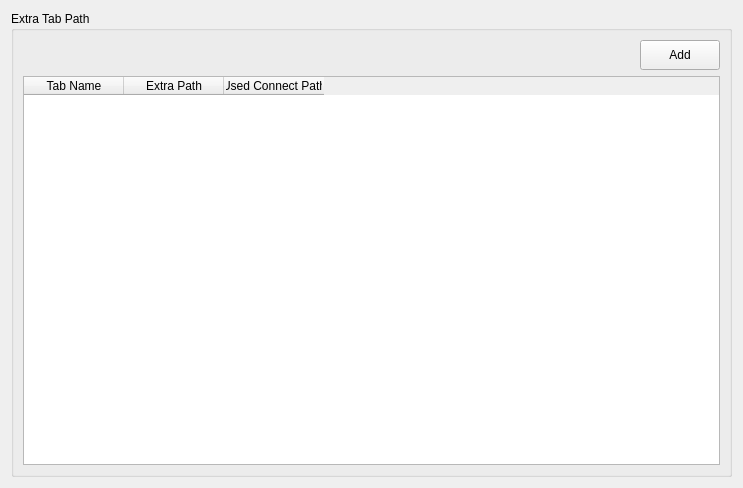
<?xml version="1.0" encoding="UTF-8"?>
<ui version="4.0">
 <class>Form</class>
 <widget class="QWidget" name="Form">
  <property name="geometry">
   <rect>
    <x>0</x>
    <y>0</y>
    <width>743</width>
    <height>488</height>
   </rect>
  </property>
  <property name="windowTitle">
   <string>Form</string>
  </property>
  <layout class="QGridLayout" name="gridLayout_2">
   <item row="0" column="0">
    <widget class="QGroupBox" name="groupBox">
     <property name="title">
      <string>Extra Tab Path</string>
     </property>
     <layout class="QGridLayout" name="gridLayout">
      <item row="1" column="0">
       <widget class="QTableWidget" name="tableWidget_extra_path">
        <column>
         <property name="text">
          <string>Tab Name</string>
         </property>
        </column>
        <column>
         <property name="text">
          <string>Extra Path</string>
         </property>
        </column>
        <column>
         <property name="text">
          <string>Used Connect Path</string>
         </property>
        </column>
       </widget>
      </item>
      <item row="0" column="0">
       <layout class="QHBoxLayout" name="horizontalLayout">
        <item>
         <spacer name="horizontalSpacer">
          <property name="orientation">
           <enum>Qt::Horizontal</enum>
          </property>
          <property name="sizeHint" stdset="0">
           <size>
            <width>40</width>
            <height>20</height>
           </size>
          </property>
         </spacer>
        </item>
        <item>
         <widget class="QPushButton" name="pushButton_add_extra_path">
          <property name="minimumSize">
           <size>
            <width>0</width>
            <height>30</height>
           </size>
          </property>
          <property name="text">
           <string>Add</string>
          </property>
         </widget>
        </item>
       </layout>
      </item>
     </layout>
    </widget>
   </item>
  </layout>
 </widget>
 <resources/>
 <connections/>
</ui>
